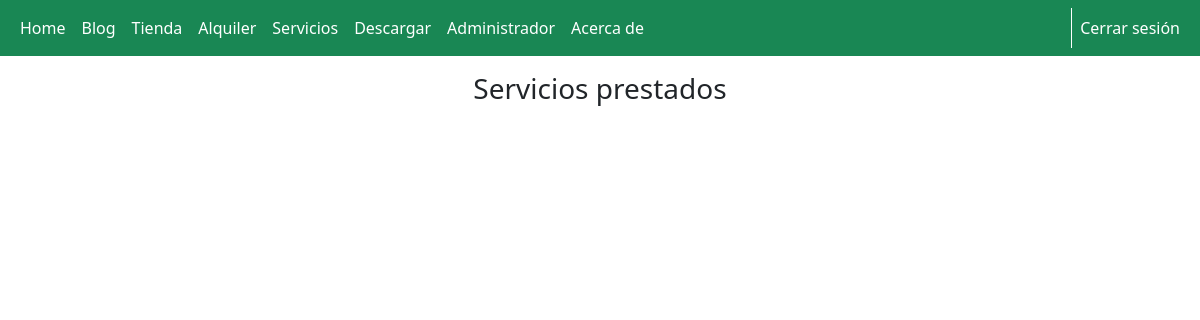
/servicios.php (signed in), run on an earlier commit of the app's database.
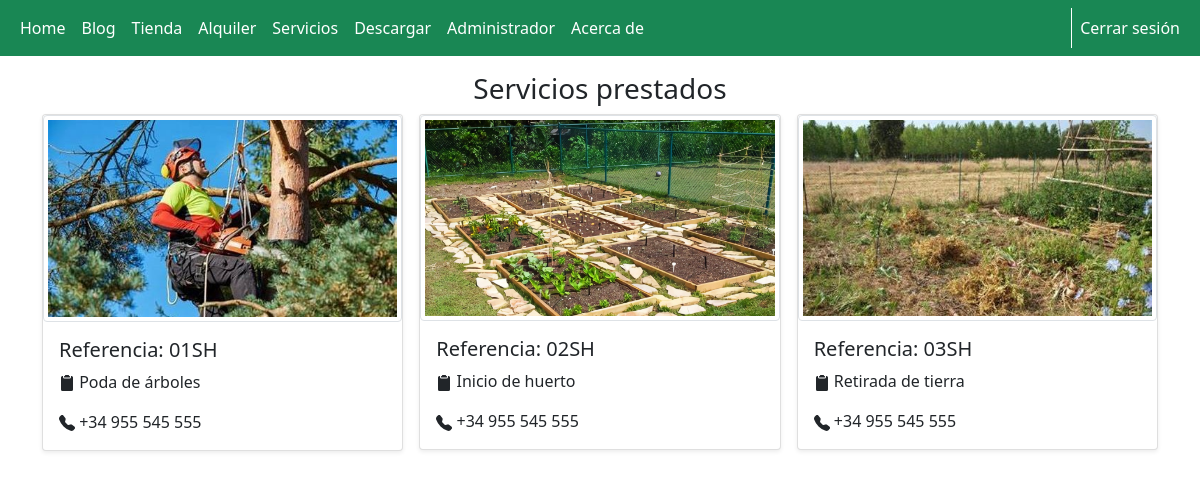
And on a later commit of the database.
### tables this page shows
CREATE TABLE `servicios` (
  `id` int(11) NOT NULL,
  `referencia` varchar(25) NOT NULL,
  `servicio` varchar(50) NOT NULL,
  `imagen` varchar(50) NOT NULL,
  `activa` int(1) NOT NULL
);

### config/conexion.php (called while the page is built, shortened)
<?php
Class Conexion extends Database {
    public function __construct() {
        $this->datos = "mysql:host=127.0.0.1;dbname=$this->dbname";
    }
    public function conexion() {
        try {
            $conn = new PDO($this->datos, $this->username, $this->password);
        } catch (PDOException $pe) {
            die("No se ha podido conectar con $this->dbname :" . $pe->getMessage());
        }
        return $conn;
    }
}

### config/funcionesServicios.php (called while the page is built, shortened)
<?php
require_once(__DIR__.'\conexion.php');
class FuncionesServicios{
    private $conexion;
    public function  __construct(){
        $bd = new Conexion;
        $this->conexion = $bd->conexion();
    }
    public function consultarServicios(){
        $sql = "SELECT * FROM `servicios` WHERE `activa` = 1 ORDER BY referencia;";
        $query = $this->conexion -> prepare($sql);
        $query -> execute();
        $results = $query -> fetchAll(PDO::FETCH_OBJ);
        return $results;
    }
}

### servicios.php (the view, shortened to what this page needs)
<?php
include('template/header.php');
if (isset($_SESSION['usuario']) && ($_SESSION['rol'] == '2' || $_SESSION['rol'] == '1')) {
    include 'config/funcionesServicios.php';
    $datos = new FuncionesServicios;
    $servicios = $datos->consultarServicios();
?>
    <h3 class="text-center pt-3">Servicios prestados</h3>
    <div class="container">
        <div class="row row-cols-1 row-cols-sm-2 row-cols-md-3 g-3">
            <?php foreach ($servicios as $servicio) { ?>
                <div class="col">
                    <div class="card shadow-sm">
                        <?php
                        $imagen = "img/servicios/" . $servicio->imagen;
                        ?>
                        <img class="img-thumbnail img-fluid" src="<?php echo $imagen; ?>">
                        <div class="card-body">
                            <h5 class="card-title">Referencia: <?php echo strtoupper($servicio->referencia); ?></h5>
                            <p class="card-text"> <?php echo $servicio->servicio; ?></a></p>
                            <p class="card-text"> +34 955 545 555</p>
                        </div>
                    </div>
                </div>
            <?php } ?>
        </div>
    </div>
<?php
}
?>

What changed in the data, as far as the page shows it:
added servicios: imagen (picture), referencia "01SH", servicio "Poda de árboles"
added servicios: imagen (picture), referencia "02SH", servicio "Inicio de huerto"
added servicios: imagen (picture), referencia "03SH", servicio "Retirada de tierra"
